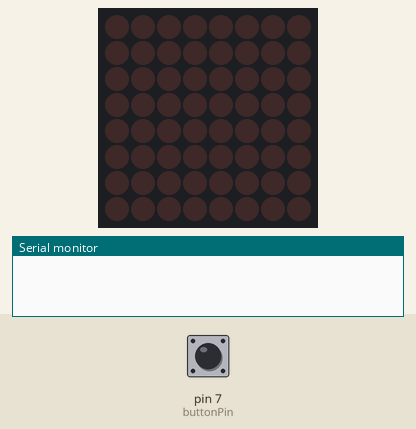
The sketch below on a simulated Arduino Uno, built with avr-gcc and run on an emulated ATmega328P. Shown: 8×8 LED matrix, the last lines printed to the serial monitor. The test bench sets the inputs (shaded band); at power-on: pin 7 (buttonPin) HIGH.

Above: at 1.2 s.
1.3 s: pin 7 (buttonPin) pulled LOW for 0.15 s
At 2.1 s:
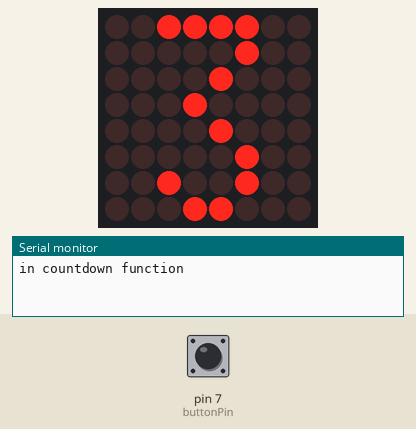
4.4 s: pin 7 (buttonPin) pulled LOW for 3.2 s
At 7.4 s:
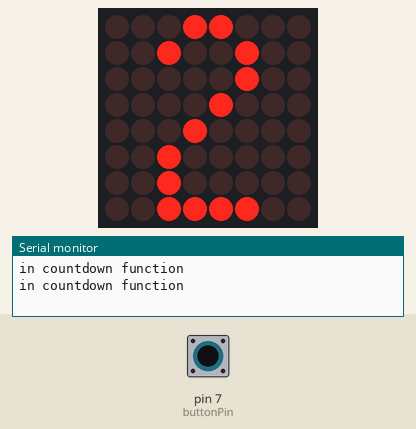
10.1 s: pin 7 (buttonPin) pulled LOW for 1 s
At 12.8 s:
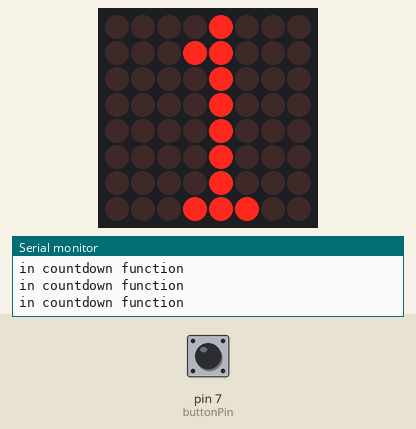
Timing chart, 0 to 14.3 s (numbered marks = the images above; inputs shaded):
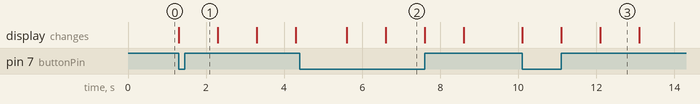

The sketch:

countdown.ino
```cpp
#include "LedControl.h"


int DIN = 12;
int CS = 10;
int CLK = 11;
int buttonPin = 7;
bool countdownStarted = false;


LedControl lc = LedControl (DIN, CLK, CS, 1);


byte numberOne [8] =
{
  B00001000,
  B00011000,
  B00001000,
  B00001000,
  B00001000,
  B00001000,
  B00001000,
  B00011100
};


byte numberTwo [8] =
{
  B00011000,
  B00100100,
  B00000100,
  B00001000,
  B00010000,
  B00100000,
  B00100000,
  B00111100
};


byte numberThree [8] =
{
  B00111100,
  B00000100,
  B00001000,
  B00010000,
  B00001000,
  B00000100,
  B00100100,
  B00011000
};


void printOne()
{
  for (int i = 0; i < 8; ++i)
  {
    lc.setRow(0,i,numberOne[i]);
  }
}


void printTwo()
{
  for (int i = 0; i < 8; ++i)
  {
    lc.setRow(0,i,numberTwo[i]);
  }
}


void printThree()
{
  for (int i = 0; i < 8; ++i)
  {
    lc.setRow(0, i, numberThree[i]);
  }
}


void countdown()
{
  Serial.println("in countdown function");
  printThree();
  delay(1000);
  printTwo();
  delay(1000);
  printOne();
  delay(1000);
  lc.clearDisplay(0);
  delay(1000);
}


void setup() {
  lc.shutdown(0, false);
  lc.setIntensity(0, 15);
  lc.clearDisplay(0);
  pinMode(buttonPin, INPUT_PULLUP);
  Serial.begin(9600);
}


void loop() {
  if (digitalRead(buttonPin) == LOW) {
    countdownStarted = true;
    countdown();
    delay(300); // simple debounce delay
  }
}
```

Measured:
- after the input at 1.3 s, the display: changes at once (image 1)
- after the input at 4.4 s, the display: first changes after 1.2 s (image 2 shows a later state)
- after the input at 10.1 s, the display: first changes at once (image 3 shows a later state)
